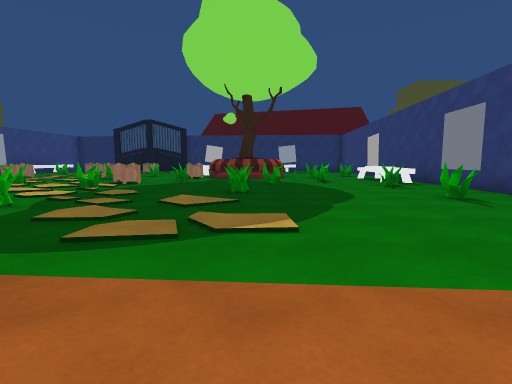
View 1 (above)

24 first-person views from a walk through a scene from a Unity 3-D project. The camera is 1.3 m above the floor, tilts 6° down and sees 85° across. The floor is counted in squares, 2 m on a side. Each view is taken from the middle of a square. On the plan, view 1 faces up. The plan holds only what a view shows up to about 9 squares ahead; the rest is blank. The place goes on beyond the plan. The player character is not drawn. Some surface patterns are stand-ins.

View 2
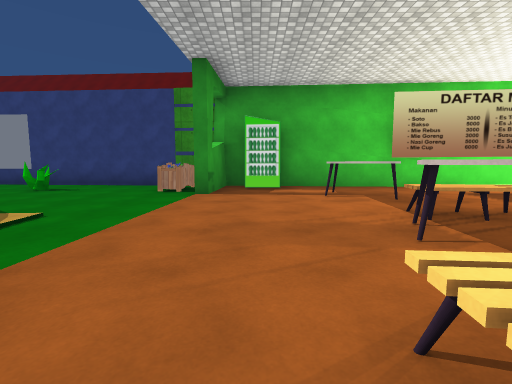

View 3
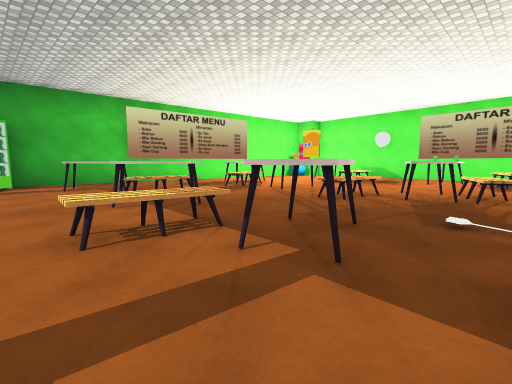

View 4
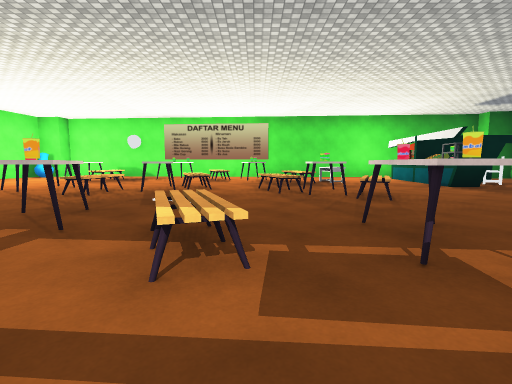

View 5
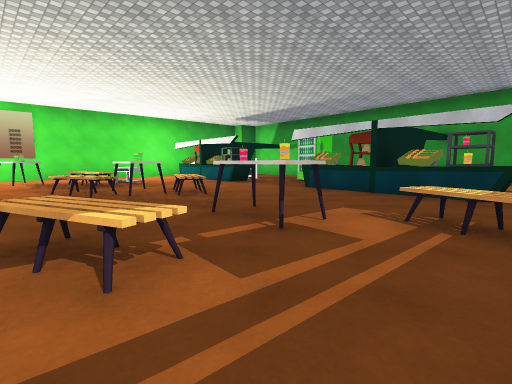

View 6
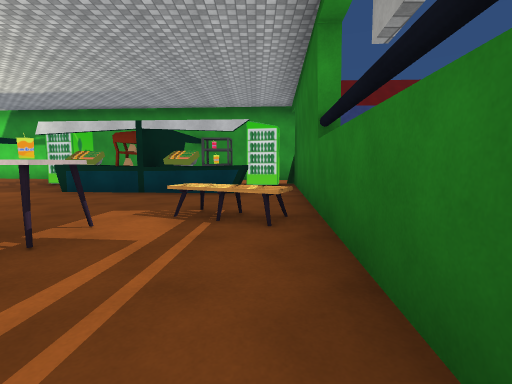

View 7
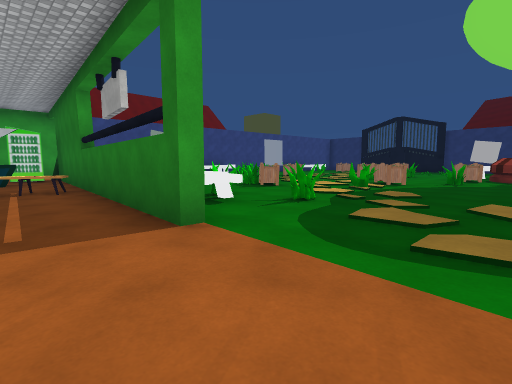

View 8
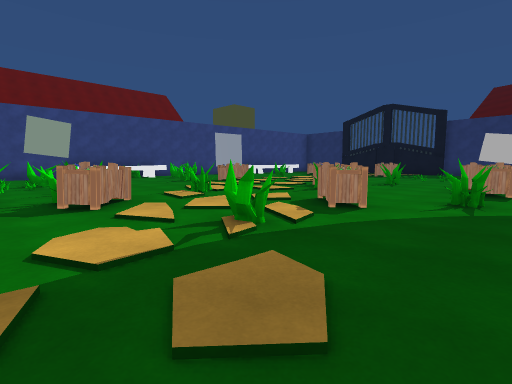

View 9
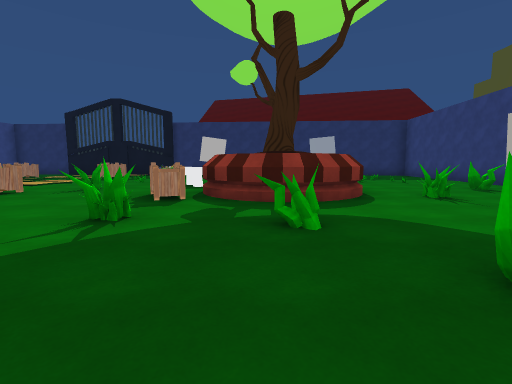

View 10
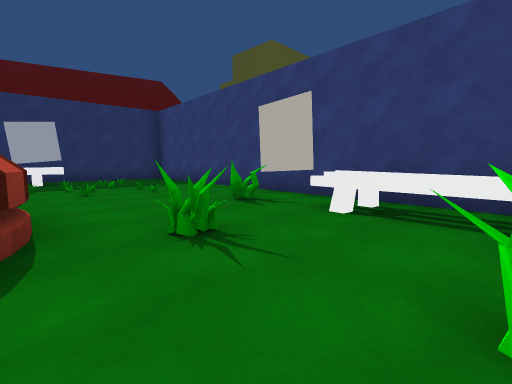

View 11
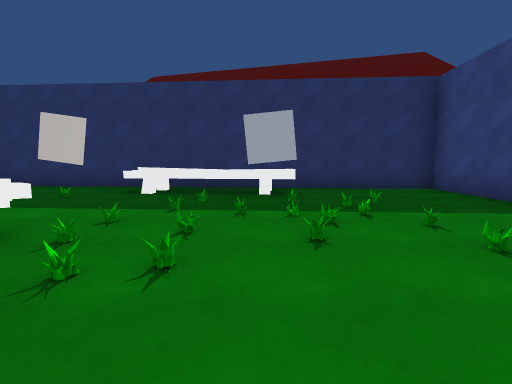

View 12
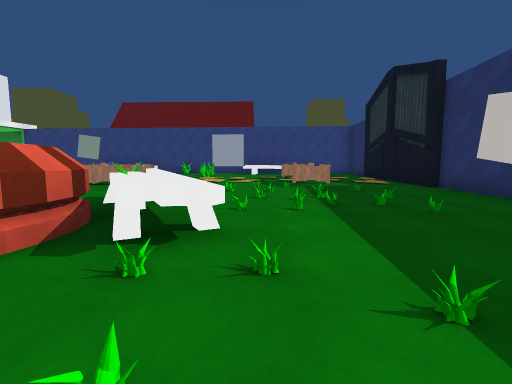

View 13
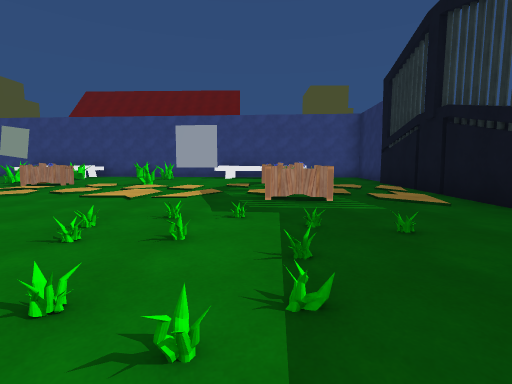

View 14
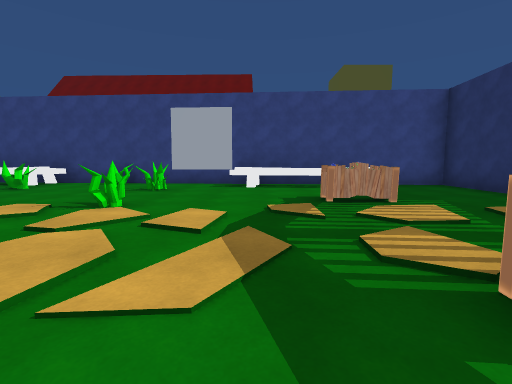

View 15
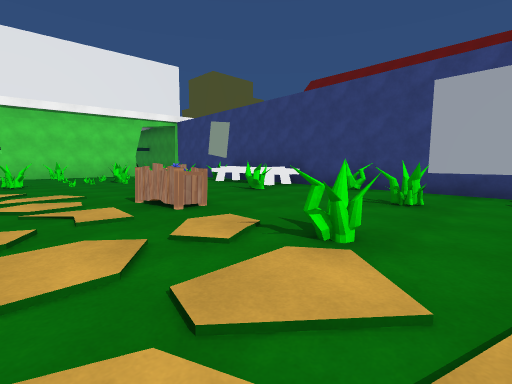

View 16
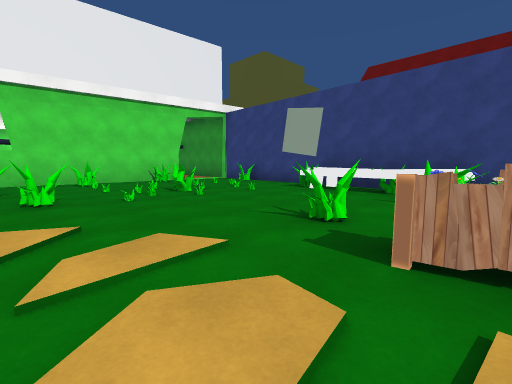

View 17
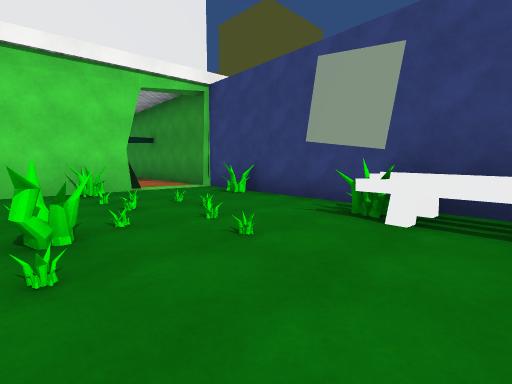

View 18
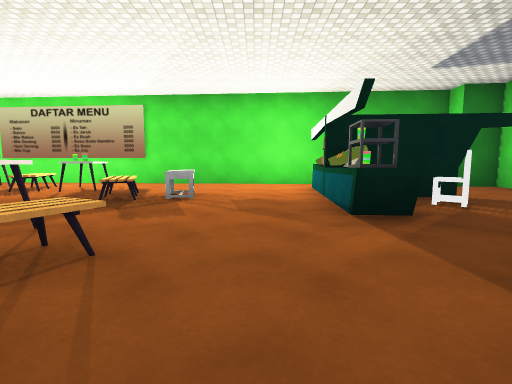

View 19
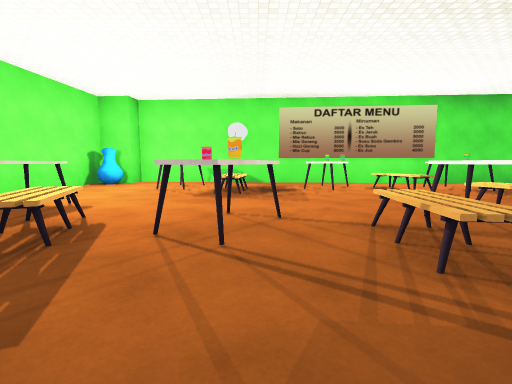

View 20
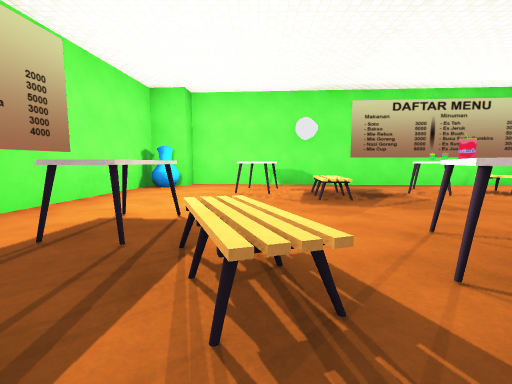

View 21
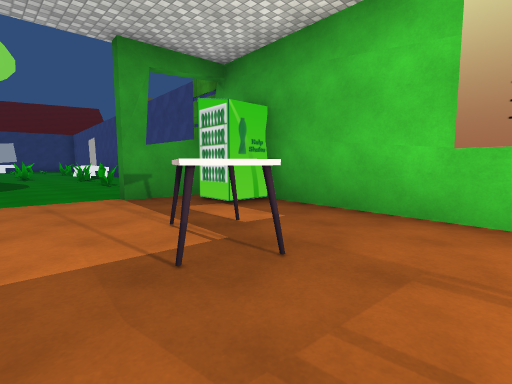

View 22
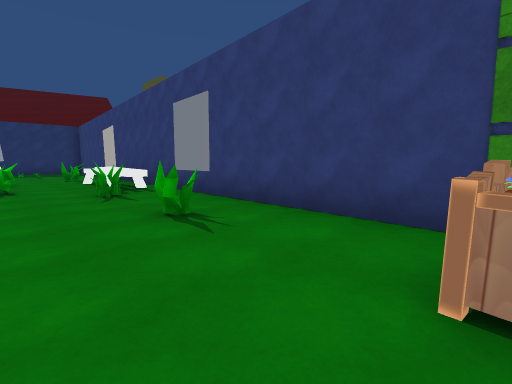

View 23
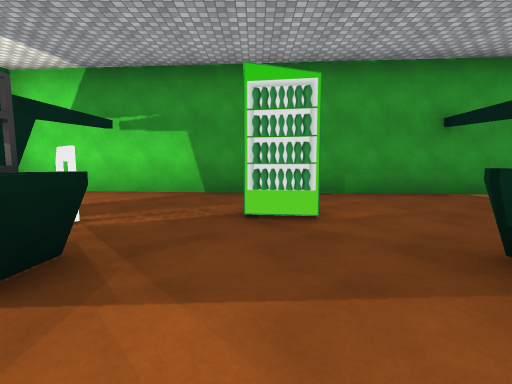

View 24
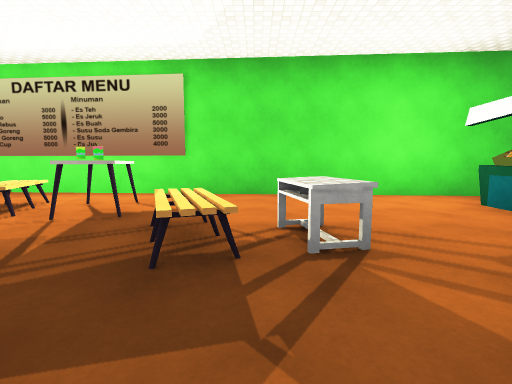

### Floor plan
Key: @ floor where view 1 was taken; # wall or solid block; x gap in a wall; . main floor; : floor 0.25 m higher than the main floor; / step, stairs or slope; ^ raised ledge; P poster; O other object.
Columns run from 17 left of view 1 to 7 right of it. Each row starts with its distance up from view 1.
 23   #####
 22   #...#################
 21   #...................###
 20   #O ...........OOOO....#
 19   #O  O...O.............#
 18   #O....................#
 17   #O.............O......#
 16   #............OOO.....#
 15   #.#..#......OO#^ ....#
 14   #.........#..^  ^...x#
 13   #.......O...O^  ^....#
 12   #....O..OO..O.^^....O#
 11   #O#......#..........O#
 10   #O..#.......#.#..#..O#
  9   #O......#..O.......OO#
  8  ##O.................#.#
  7  #....//#.O..#........P#
  6  #...:/...O............#
  5  #.......#...........#.#
  4  ##.:......#.#.........#
  3  #..#..#.OOOO.........##
  2  #..##########.......O#
  1  #..O....O..........###
  0  #   ##.O........@...O#
 -1  #..###...OO...O......#
 -2  #....#...O.OOO.OO.OO.#
 -3  #...O#..........O....#
 -4  #.......O...........##
 -5  #.O....O.O....O..O..##
 -6 ##.........OOOO.OOO..#
 -7 #...O^.......O.....O.#
 -8 #...#O..OO...........#
 -9 #...  O.O.OOO....O....
-10 #..  O.....OOOO.O.O..#
-11 ##   .............O.O#
-12     ###########.....##
-13               #######

Positions as (right, up) in squares from view 1, and headings:
1: (0, 0), facing up
2: (-3, 0), facing right
3: (-5, 0), facing down-right
4: (-6, 1), facing down
5: (-5, 1), facing down-left
6: (-5, 1), facing left
7: (-1, 0), facing up-left
8: (-2, 5), facing up-left
9: (-1, 7), facing up
10: (1, 10), facing up-right
11: (2, 14), facing up
12: (2, 17), facing left
13: (-2, 18), facing left
14: (-6, 17), facing left
15: (-8, 16), facing down-left
16: (-8, 12), facing down-left
17: (-11, 9), facing down-left
18: (-10, -3), facing down
19: (-1, -3), facing down
20: (1, -4), facing down
21: (1, -4), facing up-right
22: (2, 2), facing up-right
23: (-10, -5), facing left
24: (-8, -6), facing down
